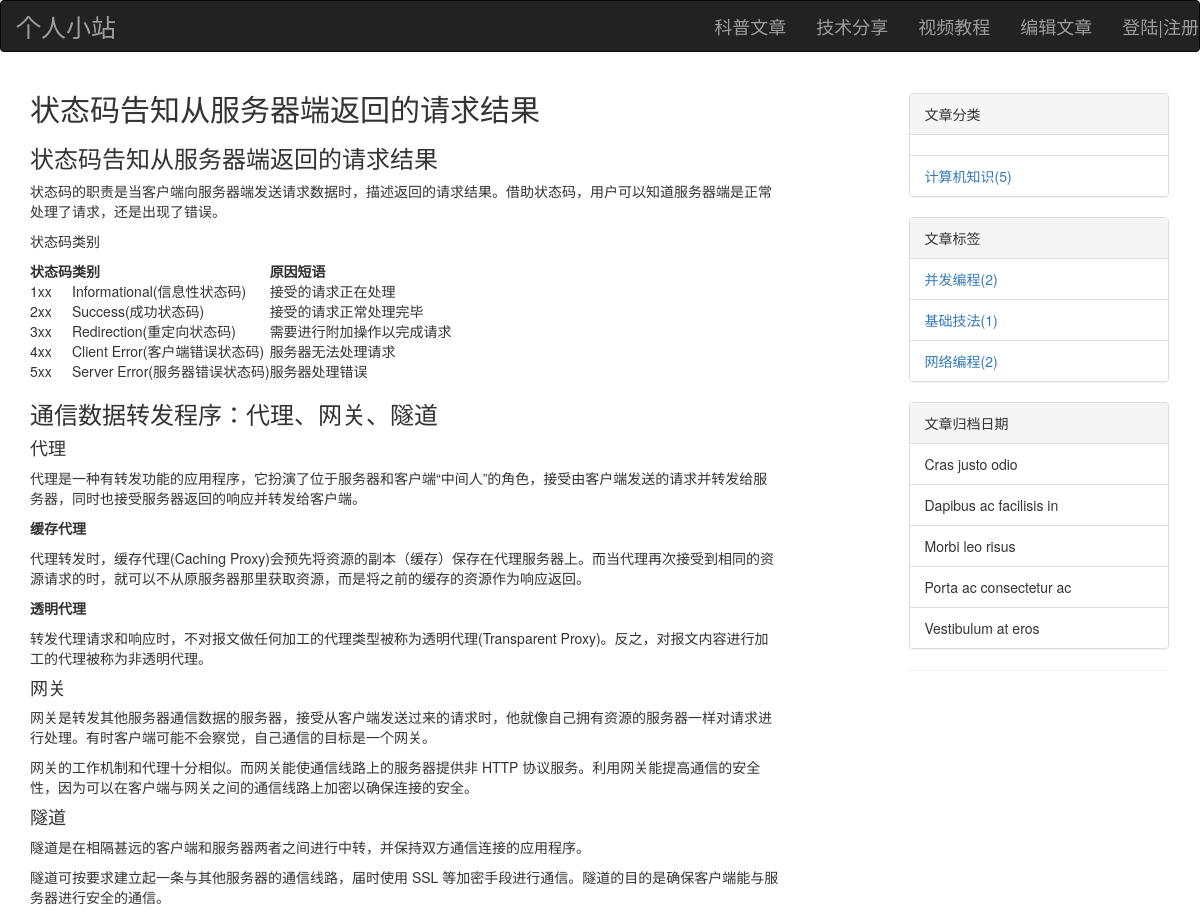
The page /blog/articles/?id=31 (upper part) on the database as committed earlier.
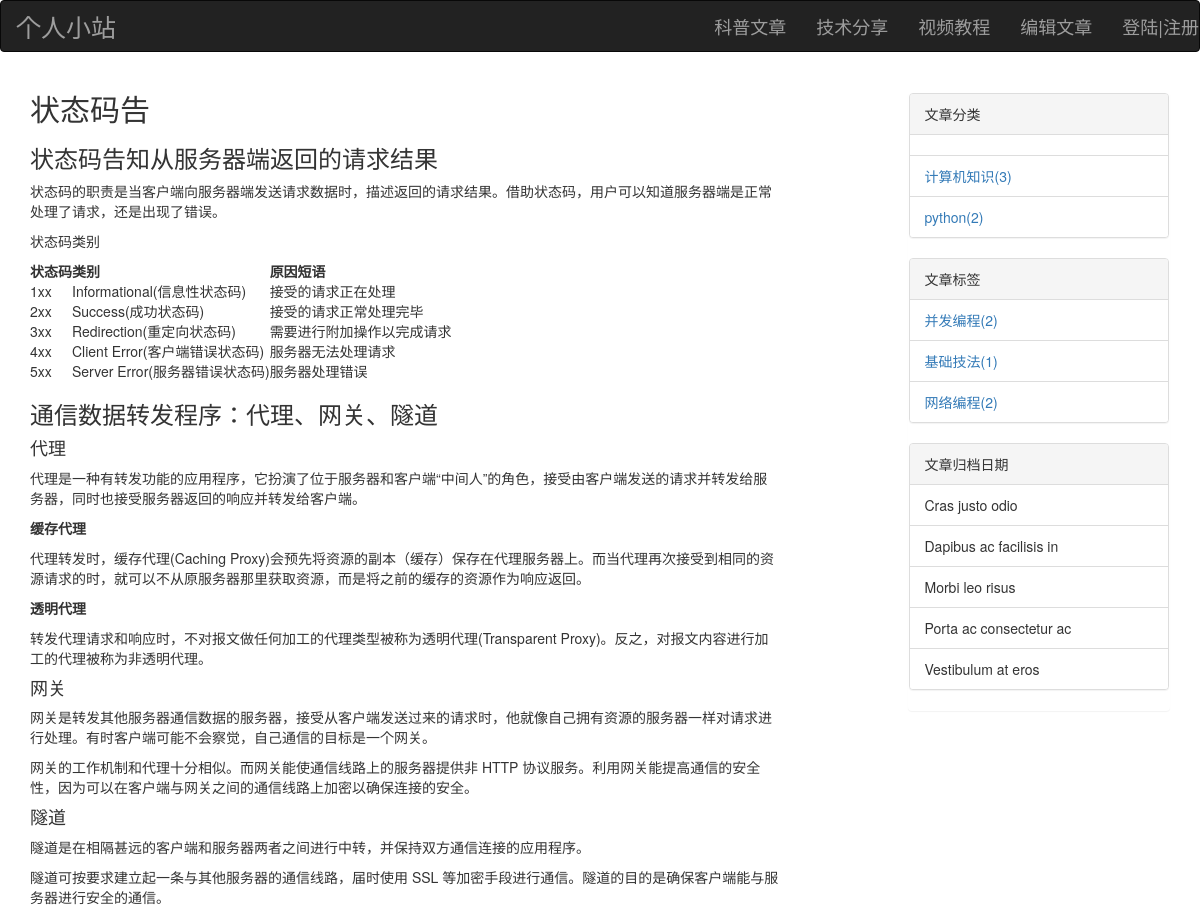
The same page on the database as committed later.
### blog/models.py (models this page shows, shortened)
class Article(models.Model):
    title = models.CharField(max_length = 32 )
    user = models.ForeignKey(to="UserInfo",on_delete=models.CASCADE)
    description = models.CharField(max_length=512,null=True,blank=True)
    create_time = models.DateTimeField(default = timezone.now)
    comment_count = models.IntegerField(default=0,verbose_name="评论数")
    up_count = models.IntegerField(default=0,verbose_name="点赞数")
    category = models.ForeignKey(to = "Category",on_delete=models.CASCADE,verbose_name="所属类别")
    tags = models.ManyToManyField(to = "Tag",
                                  through="Article2Tag",
                                  through_fields=("article","tag"))
    class Meta:
        verbose_name = "文章"
        verbose_name_plural = verbose_name

class ArticleDetail(models.Model):
    content_md = models.TextField(blank=True)
    content_html = models.TextField(blank=True)
    article =models.OneToOneField(to="Article",on_delete=models.CASCADE,related_name='detail')
    class Meta:
        verbose_name = "文章详情"
        verbose_name_plural = verbose_name

class Category(models.Model):
    title = models.CharField(max_length=32,verbose_name="类别")
    blog = models.ForeignKey(to="Blog",on_delete=models.CASCADE)
    class Meta:
        verbose_name = "文章类别"
        verbose_name_plural = verbose_name

class Tag(models.Model):
    title = models.CharField(max_length=32,verbose_name="标签")
    blog = models.ForeignKey(to="Blog",on_delete=models.CASCADE)
    class Meta:
        verbose_name = "文章标签"
        verbose_name_plural = verbose_name

### blog/views/article.py (the view, shortened to what this page needs)
# urls.py: path('articles/', article.ArticlesView.as_view()),
class ArticlesView(View):
    def get(self,request):
        user_id = request.user.id
        if user_id:
            id_list =UserInfo.objects.get(id=user_id).articleup_set.values_list("article_id")
            id_list = [i for j in id_list for i in j]
        else:
            id_list =[]
        if request.GET.get('id'):
            id = request.GET.get('id')
            id = int(id)
            art_obj = Article.objects.filter(id=id).first()
            art_detail = art_obj.detail
            comments = art_obj.comment_set.all()
            return render(request,"blog/article.html",locals())

### blog/templatetags/poll_extras.py (called while the page is built, shortened)
def avatar_cut(value):
    value =str(value)
    return value.replace('blog',"")

@register.inclusion_tag('right_menu.html')
def right_menu(params =None):
    tag_list = Tag.objects.all().annotate(count=Count("article")).values('title', 'count', 'id')
    category_list = Category.objects.all().annotate(count=Count("article")).values('title', 'count', 'id')
    if params == None:
        return {'tag_list': tag_list, 'category_list': category_list}

### blog/utils/premission.py (called while the page is built)
    def process_request(self,request):
        if request.path == "/blog/edit/":
            if not request.user.username:
                return redirect(to='/blog/index')

### blog/templates/blog/article.html (shortened to what this page needs)
{% extends './layout.html' %}
{% block container %}
{% load poll_extras %}
<div class="row">
    <div class="col-md-8 ">
        <div class="art_header">
            <h2>{{art_obj.title}}</h2>
        </div>
        <div class="art_body">
            {{art_detail.content_html|safe}}
        </div>
    </div>
    <div class="col-md-1"></div>
    <div class="col-md-3" style="margin-top: 20px">
        <div class="panel ">
          {% right_menu %}
    </div>
</div>
{% endblock %}

### blog/templates/blog/layout.html (shortened to what this page needs)
<!DOCTYPE html>
<html lang="en">
<head>
    <link href="/static/bootstrap-3.3.7/css/bootstrap.css" rel="stylesheet">
</head>
<body>
<div class="header">
    <nav class="navbar navbar-inverse">
        <div class="navbar-left">
            <a class="navbar-brand navbar-brand" href="" style="font-size: 25px;">个人小站</a>
        </div>
        <div class="navbar-right">
            <a class="navbar-brand" href="/blog/articles/">科普文章</a>
            <a class="navbar-brand" href="#">技术分享</a>
            <a class="navbar-brand" href="#">视频教程</a>
            <a class="navbar-brand" href="/blog/edit/">编辑文章</a>
            {% if not request.user.username %}
            <a class="navbar-brand" href="/blog/login/">登陆|注册</a>
            {% endif %}
        </div>
    </nav>
</div>
<div class="container">
    {% block container %}
    {% endblock %}
</div>
</body>
</html>

### blog/templates/right_menu.html
<div class="panel panel-default">
    <div class="panel-heading">文章分类</div>
    <ul class="list-group">
        <li class="list-group-item"><a href="?{{category_all.link}}">{{category_all.title}}</a></li>
        {% for item in category_list %}
         {% if item.count %}
        <li class="list-group-item"><a href="?{{item.link}}">{{item.title}}({{item.count}})</a></li>
        {% endif %}
        {% endfor %}
    </ul>
</div>
<div class="panel panel-default">
    <div class="panel-heading">文章标签</div>
    <ul class="list-group">
        {% for item in tag_list %}
        {% if item.count %}
        <li class="list-group-item"><a href="?{{item.link}}">{{item.title}}({{item.count}})</a></li>
        {% endif %}
        {% endfor %}
    </ul>
</div>
<div class="panel panel-default">
    <div class="panel-heading">文章归档日期</div>
    <ul class="list-group">
        <li class="list-group-item">Cras justo odio</li>
        <li class="list-group-item">Dapibus ac facilisis in</li>
        <li class="list-group-item">Morbi leo risus</li>
        <li class="list-group-item">Porta ac consectetur ac</li>
        <li class="list-group-item">Vestibulum at eros</li>
    </ul>
</div>

Rows that differ between the two databases and show on the page:
changed Article: title "状态码告知从服务器端返回的请求结果" → "状态码告"
computed for Category "计算机知识": count "5" → "3"
now on this page (row unchanged): Category: title "python", count "2"
